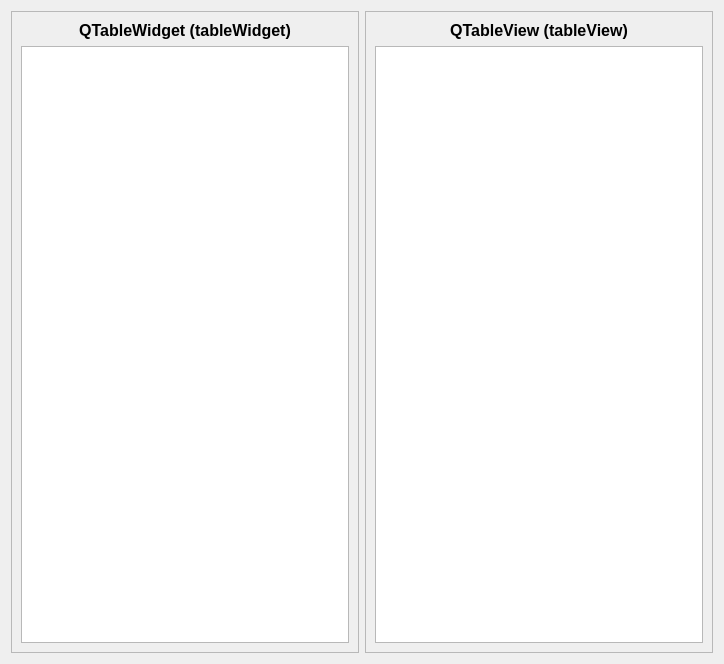
<?xml version="1.0" encoding="UTF-8"?>
<ui version="4.0">
 <class>Form</class>
 <widget class="QWidget" name="Form">
  <property name="geometry">
   <rect>
    <x>0</x>
    <y>0</y>
    <width>724</width>
    <height>664</height>
   </rect>
  </property>
  <property name="windowTitle">
   <string>Table Widget VS. Table View</string>
  </property>
  <layout class="QGridLayout" name="gridLayout">
   <item row="0" column="0">
    <widget class="QFrame" name="frame">
     <property name="frameShape">
      <enum>QFrame::StyledPanel</enum>
     </property>
     <property name="frameShadow">
      <enum>QFrame::Raised</enum>
     </property>
     <layout class="QGridLayout" name="gridLayout_2">
      <item row="0" column="0">
       <widget class="QLabel" name="label">
        <property name="font">
         <font>
          <pointsize>12</pointsize>
          <weight>75</weight>
          <bold>true</bold>
         </font>
        </property>
        <property name="text">
         <string>QTableWidget (tableWidget)</string>
        </property>
        <property name="alignment">
         <set>Qt::AlignCenter</set>
        </property>
       </widget>
      </item>
      <item row="1" column="0">
       <widget class="QTableWidget" name="tableWidget"/>
      </item>
     </layout>
    </widget>
   </item>
   <item row="0" column="1">
    <widget class="QFrame" name="frame_2">
     <property name="frameShape">
      <enum>QFrame::StyledPanel</enum>
     </property>
     <property name="frameShadow">
      <enum>QFrame::Raised</enum>
     </property>
     <layout class="QGridLayout" name="gridLayout_3">
      <item row="0" column="0">
       <widget class="QLabel" name="label_2">
        <property name="font">
         <font>
          <pointsize>12</pointsize>
          <weight>75</weight>
          <bold>true</bold>
         </font>
        </property>
        <property name="text">
         <string>QTableView (tableView)</string>
        </property>
        <property name="alignment">
         <set>Qt::AlignCenter</set>
        </property>
       </widget>
      </item>
      <item row="1" column="0">
       <widget class="QTableView" name="tableView"/>
      </item>
     </layout>
    </widget>
   </item>
  </layout>
 </widget>
 <resources/>
 <connections/>
</ui>
